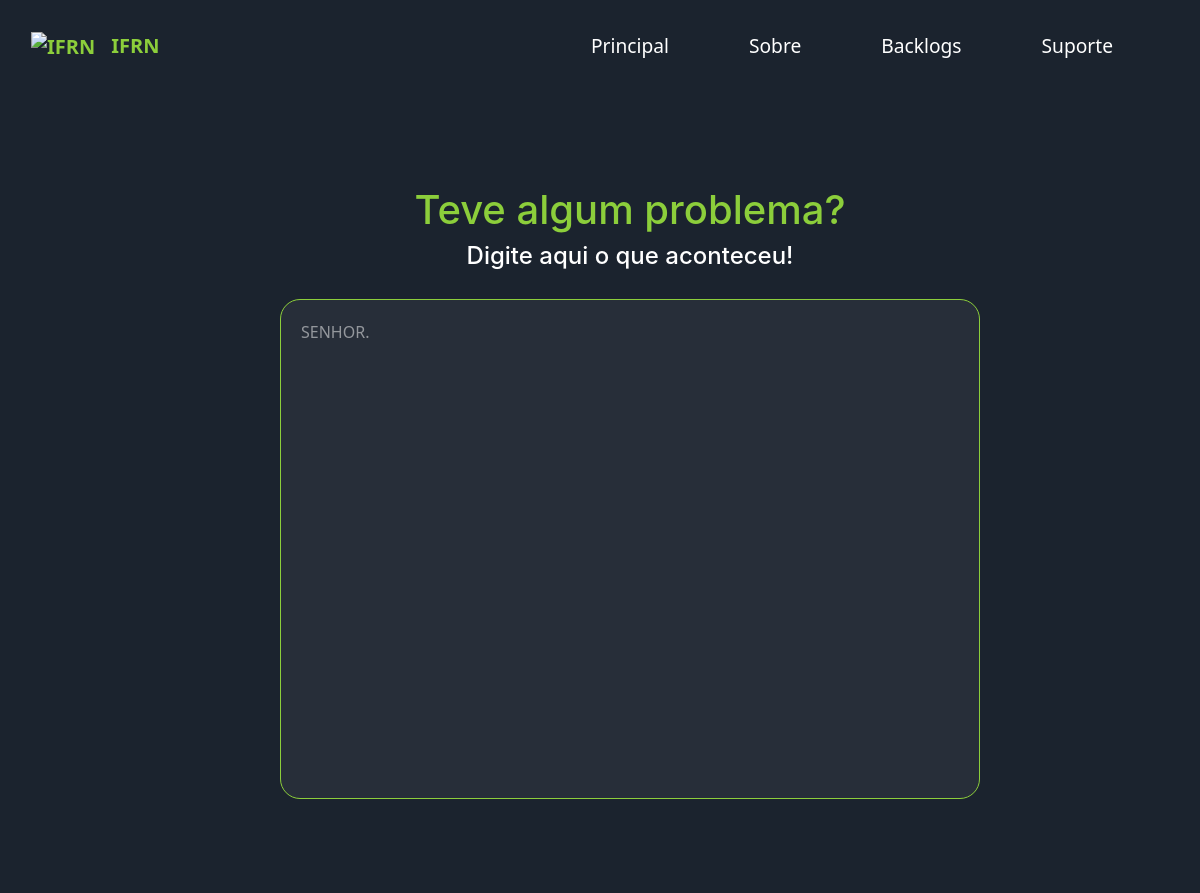
Before: /support/support_listar/ with the older database file.
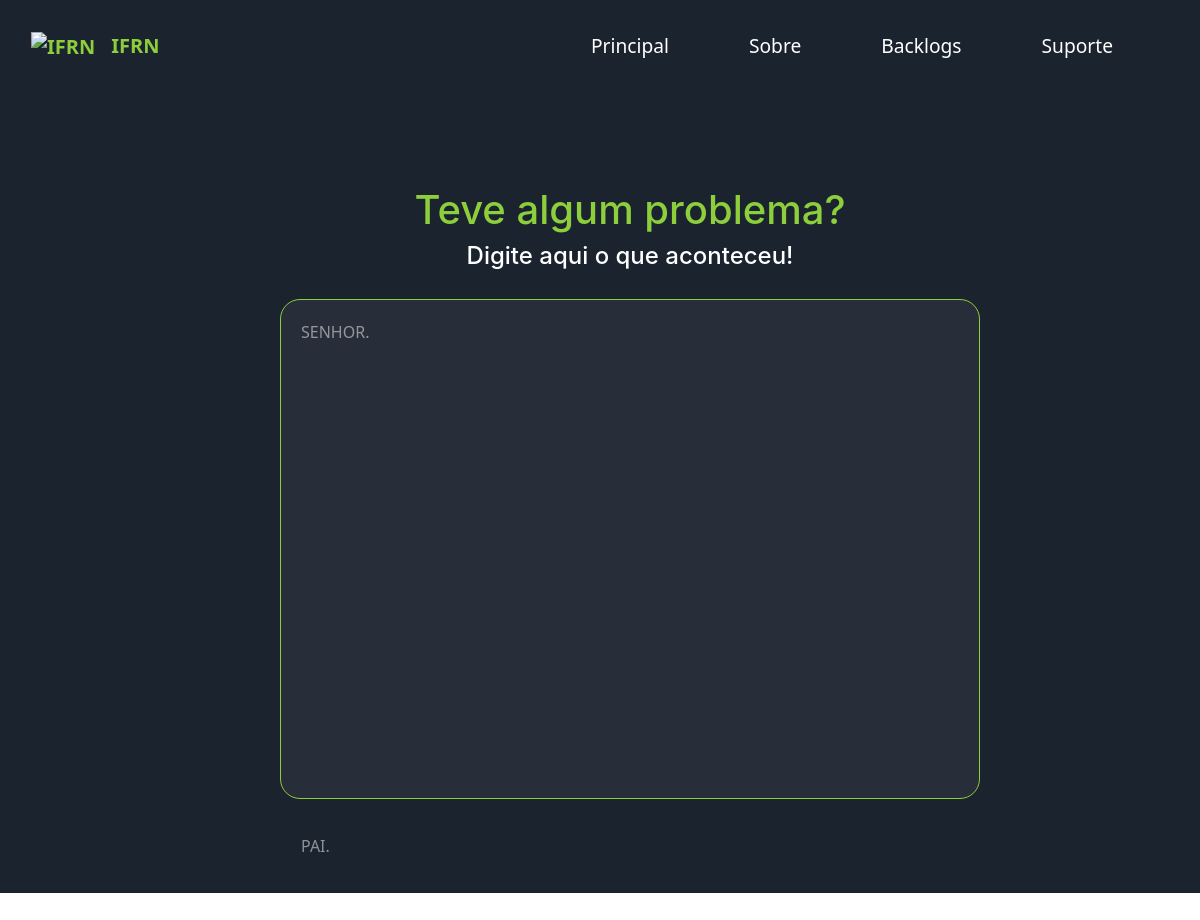
After: the same page with the newer database file.
### app/models.py (models this page shows, shortened)
class SupportMensagens(models.Model):
    usuario = models.ForeignKey(Usuarios, on_delete=models.CASCADE, null=True)
    descricao = models.TextField(null=True)
    data_envio = models.DateTimeField(auto_now_add=True,null=True)

### app/views.py (the view)
# urls.py: path('support/support_listar/', support_listar, name="support_listar"),
def support_listar(request):
    support = SupportMensagens.objects.all()
    context = {
        'support': support
    }
    return render(request, "app/support/support_listar.html", context)

### app/templates/app/support/support_listar.html
{% extends 'base.html' %}
{% block center %}
<div class="container_main"
style="
display: flex;
background-color: #1B232E;
flex-direction: column;
align-items: center;
justify-content: center;
width: 100%;
height: 100vh;
padding-left: 5%;
color: white;
">
    <h1 style="color: #8CCE3B;">Teve algum problema?</h1>
    <h4>Digite aqui o que aconteceu!</h2>
    <div class="forms"
    style="
    background-color: rgba(255, 255, 255, 0.05);
    border: solid 1px #8CCE3B;
    border-radius: 20px;
    margin-top: 20px;
    width: 700px;
    height: 500px;
    ">
        {% for i in support %}
        <div class="mb-3"
        style="height: 100%;
        padding: 20px;
        color: rgba(255, 255, 255, 0.5);
        font-family: system-ui, -apple-system, BlinkMacSystemFont, 'Segoe UI', Roboto, Oxygen, Ubuntu, Cantarell, 'Open Sans', 'Helvetica Neue', sans-serif;
        font-size: 12pt;"
        >
            <label for="descricao" class="form-label">{{i.descricao}}</label>
        </div>
        {% endfor %}
    </div>
</div>
{% endblock %}

Changed rows visible on the page:
added SupportMensagens: descricao "PAI."
